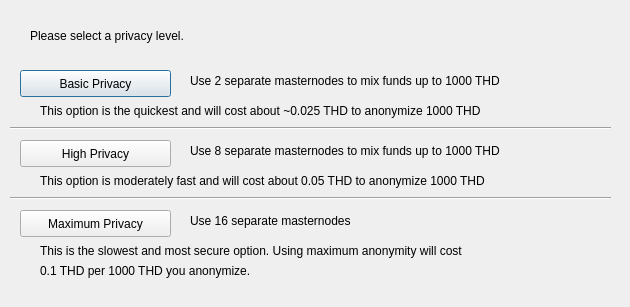
<?xml version="1.0" encoding="UTF-8"?>
<ui version="4.0">
 <class>DarksendConfig</class>
 <widget class="QDialog" name="DarksendConfig">
  <property name="geometry">
   <rect>
    <x>0</x>
    <y>0</y>
    <width>630</width>
    <height>307</height>
   </rect>
  </property>
  <property name="windowTitle">
   <string>Configure PrivateSend</string>
  </property>
  <widget class="QPushButton" name="buttonBasic">
   <property name="geometry">
    <rect>
     <x>20</x>
     <y>70</y>
     <width>151</width>
     <height>27</height>
    </rect>
   </property>
   <property name="text">
    <string>Basic Privacy</string>
   </property>
  </widget>
  <widget class="QPushButton" name="buttonHigh">
   <property name="geometry">
    <rect>
     <x>20</x>
     <y>140</y>
     <width>151</width>
     <height>27</height>
    </rect>
   </property>
   <property name="text">
    <string>High Privacy</string>
   </property>
  </widget>
  <widget class="QPushButton" name="buttonMax">
   <property name="geometry">
    <rect>
     <x>20</x>
     <y>210</y>
     <width>151</width>
     <height>27</height>
    </rect>
   </property>
   <property name="text">
    <string>Maximum Privacy</string>
   </property>
  </widget>
  <widget class="QLabel" name="label">
   <property name="geometry">
    <rect>
     <x>30</x>
     <y>20</y>
     <width>571</width>
     <height>31</height>
    </rect>
   </property>
   <property name="text">
    <string>Please select a privacy level.</string>
   </property>
  </widget>
  <widget class="QLabel" name="label_2">
   <property name="geometry">
    <rect>
     <x>190</x>
     <y>70</y>
     <width>421</width>
     <height>21</height>
    </rect>
   </property>
   <property name="text">
    <string>Use 2 separate masternodes to mix funds up to 1000 THD</string>
   </property>
  </widget>
  <widget class="QLabel" name="label_3">
   <property name="geometry">
    <rect>
     <x>190</x>
     <y>140</y>
     <width>411</width>
     <height>21</height>
    </rect>
   </property>
   <property name="text">
    <string>Use 8 separate masternodes to mix funds up to 1000 THD</string>
   </property>
  </widget>
  <widget class="QLabel" name="label_4">
   <property name="geometry">
    <rect>
     <x>190</x>
     <y>210</y>
     <width>421</width>
     <height>21</height>
    </rect>
   </property>
   <property name="text">
    <string>Use 16 separate masternodes</string>
   </property>
  </widget>
  <widget class="QLabel" name="label_6">
   <property name="geometry">
    <rect>
     <x>40</x>
     <y>100</y>
     <width>561</width>
     <height>21</height>
    </rect>
   </property>
   <property name="text">
    <string>This option is the quickest and will cost about ~0.025 THD to anonymize 1000 THD</string>
   </property>
  </widget>
  <widget class="QLabel" name="label_7">
   <property name="geometry">
    <rect>
     <x>40</x>
     <y>170</y>
     <width>561</width>
     <height>21</height>
    </rect>
   </property>
   <property name="text">
    <string>This option is moderately fast and will cost about 0.05 THD to anonymize 1000 THD</string>
   </property>
  </widget>
  <widget class="QLabel" name="label_8">
   <property name="geometry">
    <rect>
     <x>40</x>
     <y>240</y>
     <width>561</width>
     <height>21</height>
    </rect>
   </property>
   <property name="text">
    <string>This is the slowest and most secure option. Using maximum anonymity will cost</string>
   </property>
  </widget>
  <widget class="QLabel" name="label_9">
   <property name="geometry">
    <rect>
     <x>40</x>
     <y>260</y>
     <width>561</width>
     <height>21</height>
    </rect>
   </property>
   <property name="text">
    <string>0.1 THD per 1000 THD you anonymize.</string>
   </property>
  </widget>
  <widget class="Line" name="line">
   <property name="geometry">
    <rect>
     <x>10</x>
     <y>120</y>
     <width>601</width>
     <height>16</height>
    </rect>
   </property>
   <property name="orientation">
    <enum>Qt::Horizontal</enum>
   </property>
  </widget>
  <widget class="Line" name="line_2">
   <property name="geometry">
    <rect>
     <x>10</x>
     <y>190</y>
     <width>601</width>
     <height>16</height>
    </rect>
   </property>
   <property name="orientation">
    <enum>Qt::Horizontal</enum>
   </property>
  </widget>
 </widget>
 <resources/>
 <connections/>
</ui>
